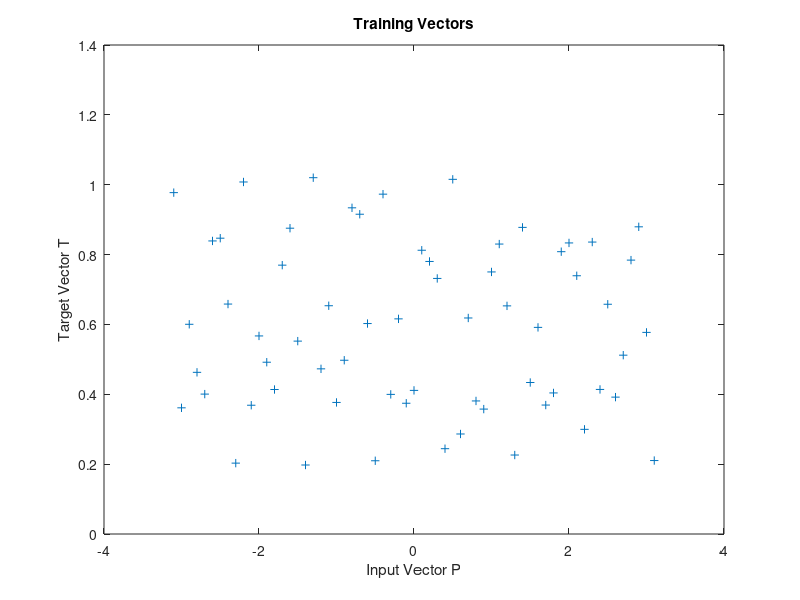

Reproduce this figure in MATLAB. (Note: this script raises an error after producing the figure.)
X = -3.1:.1:3.1;
T = load('P10.mat')
T1=T.P10(1,:)
plot(X,T1,'+');
title('Training Vectors');
xlabel('Input Vector P');
ylabel('Target Vector T');


eg = 0.00001; 
sc = 2; %spread of the radial basis
net = newrb(X,T1,eg,sc);

plot(X,T1,'+');
xlabel('Input');
X = -3.1:.1:3.1;
Y = net(X);

hold on;
plot(X,Y);
hold off;
legend({'Target','Output'})
pause


